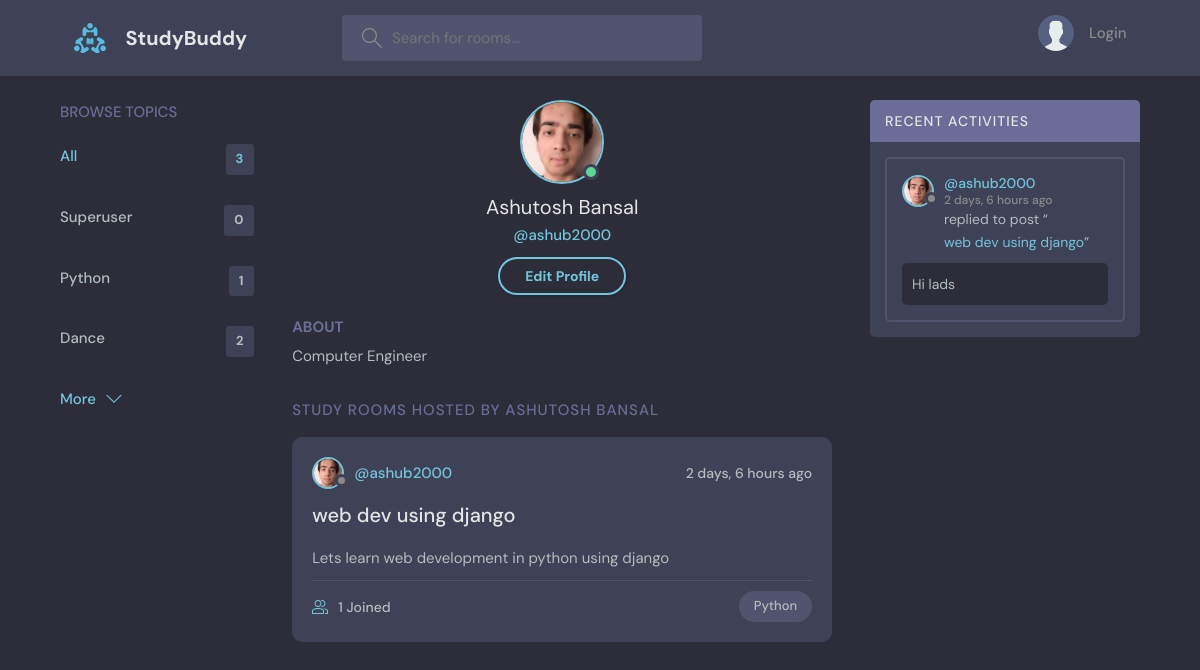
The app's page /profile/2/ with its own data.
### base/models.py (models this page shows, shortened)
class Topic(models.Model):
    name = models.CharField(max_length=200)

class User(AbstractUser):
    name = models.CharField(max_length=200, null=True)
    email = models.EmailField(unique=True, null=True)
    bio = models.TextField(null=True)
    avatar = models.ImageField(null=True, default="avatar.svg")
    USERNAME_FIELD = 'email'
    REQUIRED_FIELDS = ['username']

class Room(models.Model):
    host = models.ForeignKey(User, on_delete=models.SET_NULL, null=True)
    topic = models.ForeignKey(Topic,on_delete=models.SET_NULL, null=True)
    name = models.CharField(max_length=200)
    description = models.TextField(null=True, blank=True)
    participants = models.ManyToManyField(User, related_name='participants', blank=True)
    updated = models.DateTimeField(auto_now=True)
    created = models.DateTimeField(auto_now_add=True)
    class Meta:
        ordering = ['-updated', '-created']
    def __str__(self):
        return self.name

class Message(models.Model):
    user = models.ForeignKey(User, on_delete=models.CASCADE)
    room = models.ForeignKey(Room, on_delete=models.CASCADE)
    body = models.TextField()
    updated = models.DateTimeField(auto_now=True)
    created = models.DateTimeField(auto_now_add=True)
    class Meta:
        ordering = ['-updated', '-created']

### base/views.py (the view)
# urls.py: path('profile/<str:pk>/', views.user_profile, name='profile'),
def user_profile(request, pk):
    user = User.objects.get(id=pk)
    rooms = user.room_set.all()
    room_messages = user.message_set.all()
    topics = Topic.objects.all()
    context = {'user': user, 'rooms': rooms, 'room_messages': room_messages, 'topics': topics}
    return render(request, 'base/profile.html', context)

### base/templates/base/profile.html
{% extends 'main.html' %}
{% block content %}
  <main class="profile-page layout layout--3">
    <div class="container">
      {% include 'base/topics_component.html' %}
      <div class="roomList">
        <div class="profile">
          <div class="profile__avatar">
            <div class="avatar avatar--large active">
              <img src="{{user.avatar.url}}" />
            </div>
          </div>
          <div class="profile__info">
            <h3>{{user.name}}</h3>
            <p>@{{user.username}}</p>
            <a href="{% url 'update-user' %}" class="btn btn--main btn--pill">Edit Profile</a>
          </div>
          <div class="profile__about">
            <h3>About</h3>
            <p>
             {{user.bio}}
            </p>
          </div>
        </div>
        <div class="roomList__header">
          <div>
            <h2>Study Rooms Hosted by {{user.name}}</a>
            </h2>
          </div>
        </div>
        {% include 'base/rooms_component.html' %}
      </div>
      {% include 'base/activity_feed_component.html' %}
    </div>
  </main>
{% endblock %}

### base/templates/base/topics_component.html (shortened to what this page needs)
<div class="topics">
    <div class="topics__header">
      <h2>Browse Topics</h2>
    </div>
    <ul class="topics__list">
      <li>
        <a href="{% url 'home' %}" class="active">All <span>{{topics.count}}</span></a>
      </li>
      {% for topic in topics %}
      <li>
        <a href="{% url 'home' %}?q={{topic.name}}">{{topic.name}} <span>{{topic.room_set.all.count}}</span> </a>
      </li>
      {% endfor %}
    </ul>
    <a class="btn btn--link" href="{% url 'topics' %}">
      More
      <svg version="1.1" xmlns="http://www.w3.org/2000/svg" width="32" height="32" viewBox="0 0 32 32">
        <title>chevron-down</title>
        <path d="M16 21l-13-13h-3l16 16 16-16h-3l-13 13z"></path>
      </svg>
    </a>
  </div>

### base/templates/base/rooms_component.html (shortened to what this page needs)
{% for room in rooms %}
<div class="roomListRoom">
    <div class="roomListRoom__header">
      <a href="{% url 'profile' room.host.id %}" class="roomListRoom__author">
        <div class="avatar avatar--small">
          <img src="{{room.host.avatar.url}}" />
        </div>
        <span>@{{room.host.username}}</span>
      </a>
      <div class="roomListRoom__actions">
        <span>{{room.created|timesince}} ago</span>
      </div>
    </div>
    <div class="roomListRoom__content">
        <a href="{% url 'room' room.id %}">{{room.name}}</a>
      <p>
        {{room.description}}
      </p>
    </div>
    <div class="roomListRoom__meta">
      <a href="{% url 'room' room.id %}" class="roomListRoom__joined">
        {{room.participants.all.count}} Joined
      </a>
      <p class="roomListRoom__topic">{{room.topic.name}}</p>
    </div>
</div>
{% endfor %}

### base/templates/base/activity_feed_component.html (shortened to what this page needs)
<div class="activities">
          <div class="activities__header">
            <h2>Recent Activities</h2>
          </div>
          {% for message in room_messages %}
          <div class="activities__box">
            <div class="activities__boxHeader roomListRoom__header">
              <a href="{% url 'profile' message.user.id %}" class="roomListRoom__author">
                <div class="avatar avatar--small">
                  <img src="{{message.user.avatar.url}}" />
                </div>
                <p>
                    @{{message.user.username}}
                  <span>{{message.created|timesince}} ago</span>
                </p>
              </a>
            </div>
            <div class="activities__boxContent">
              <p>replied to post “<a href="{% url 'room' message.room.id %}">{{message.room}}</a>”</p>
              <div class="activities__boxRoomContent">
                {{message.body}}
              </div>
            </div>
          </div>
          {% endfor %}
        </div>

### records on screen
Topic: name "Superuser", room_set.all.count "0"
Topic: name "Python", room_set.all.count "1"
Topic: name "Dance", room_set.all.count "2"
User: avatar (picture), name "Ashutosh Bansal", username "ashub2000", bio "Computer Engineer", name "ASHUTOSH BANSAL"
Room: host.avatar (picture), host.username "ashub2000", created "2 days, 6 hours", name "web dev using django", description "Lets learn web development in python using django", participants.all.count "1", topic.name "Python"
Message: user.avatar (picture), user.username "ashub2000", created "2 days, 6 hours", room "web dev using django", body "Hi lads"

### other values on screen
{{ topics.count }} "3"
